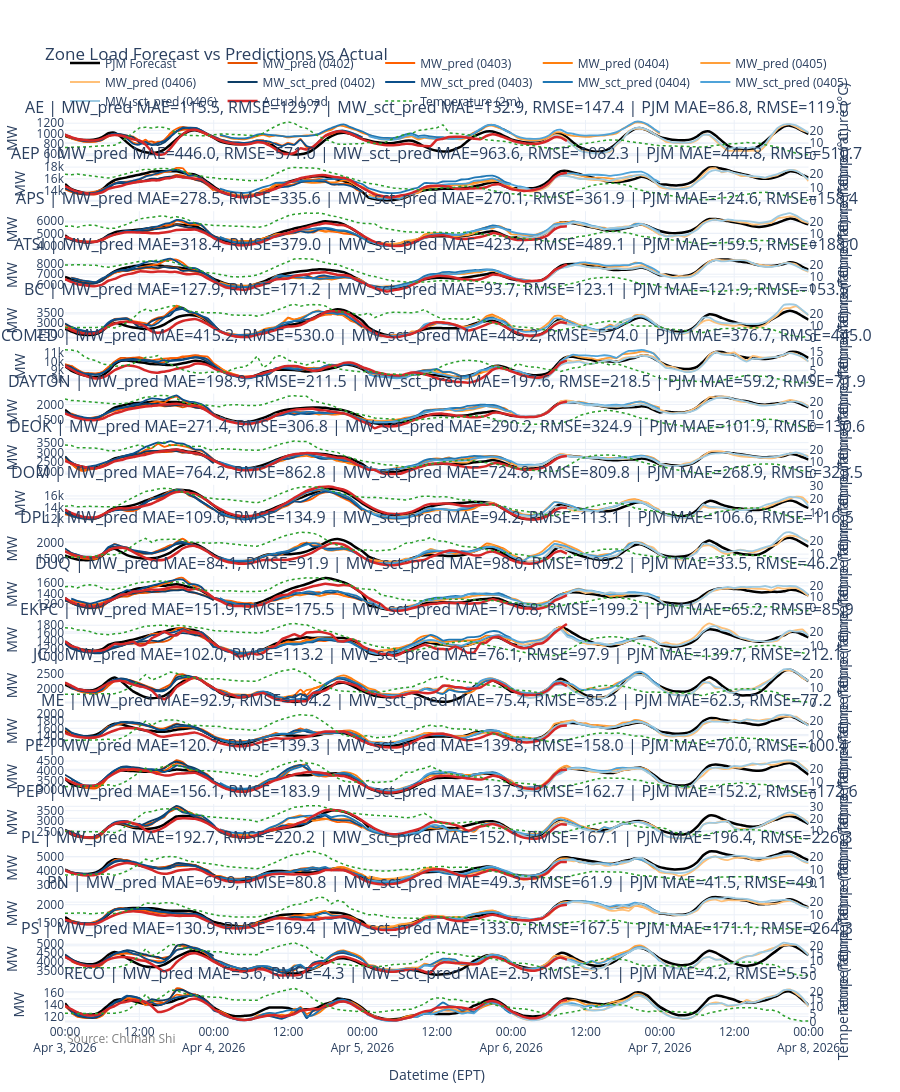

Here is the notebook cell this chart was saved with:
### Markdown cell above
### combined graph

### Code cell
from plotly.subplots import make_subplots
import plotly.graph_objects as go
import numpy as np
import pandas as pd

sm_fct = 0.5  # smoothing

today = (pd.Timestamp.today() - pd.Timedelta(days=offset)).normalize()

cut_d_1_start = today - pd.Timedelta(days=3)                           # T-3 00:00:00
cut_d_1_end = today - pd.Timedelta(days=2) - pd.Timedelta(seconds=1)  # T-3 23:59:59
cut_d0_start = today - pd.Timedelta(days=2)                           # T-2 00:00:00
cut_d0_end = today - pd.Timedelta(days=1) - pd.Timedelta(seconds=1)  # T-2 23:59:59
cut_d1_start = today - pd.Timedelta(days=1)                           # T-1 00:00:00
cut_d1_end   = today - pd.Timedelta(seconds=1)                        # T-1 23:59:59
cut_d2_start = today                                                  # T 00:00:00
cut_d2_end   = today + pd.Timedelta(days=1) - pd.Timedelta(seconds=1) # T 23:59:59
cut_d3_start = today + pd.Timedelta(days=1)                           # T+1 00:00:00
cut_d3_end   = today + pd.Timedelta(days=2) 

def calc_mae_rmse(df, pred_col, actual_col="load_mw_hourly_avg"):
    tmp = df[[pred_col, actual_col]].dropna().copy()
    if tmp.empty:
        return np.nan, np.nan
    err = tmp[pred_col] - tmp[actual_col]
    mae = np.abs(err).mean()
    rmse = np.sqrt((err ** 2).mean())
    return mae, rmse


all_areas = sorted(hourly_load_0["area"].dropna().unique())
areas_to_plot = all_areas[:20]   # force 20 x 1 layout

subplot_titles = []

# First pass: build subplot titles
for selected_area in areas_to_plot:
    actual_zone = (
        hourly_load_0[
            (hourly_load_0["area"] == selected_area) &
            (
                hourly_load_0["datetime_ending_ept"] >=
                ((pd.Timestamp.today() - pd.Timedelta(days=offset)).normalize() - pd.Timedelta(days=1))
            )
        ]
        .sort_values("datetime_ending_ept")
        .copy()
    )

    actual_d1 = actual_zone[
        (actual_zone["datetime_ending_ept"] >= cut_d1_start) &
        (actual_zone["datetime_ending_ept"] <= cut_d1_end)
    ][["datetime_ending_ept", "load_mw_hourly_avg"]].copy()

    zp2 = zone_pred_2[zone_pred_2["area"] == selected_area].copy()
    zs2 = zone_sector_2[zone_sector_2["area"] == selected_area].copy()

    forecast_part1 = zp2[
        (zp2["datetime_ending_ept"] >= cut_d1_start) &
        (zp2["datetime_ending_ept"] <= cut_d1_end)
    ][["datetime_ending_ept", "forecast_load_mw"]]

    zp2_d1 = zp2[
        (zp2["datetime_ending_ept"] >= cut_d1_start) &
        (zp2["datetime_ending_ept"] <= cut_d1_end)
    ][["datetime_ending_ept", "MW_pred"]].copy()

    zs2_d1 = zs2[
        (zs2["datetime_ending_ept"] >= cut_d1_start) &
        (zs2["datetime_ending_ept"] <= cut_d1_end)
    ][["datetime_ending_ept", "total_MW_pred"]].copy()

    pjm_d1 = forecast_part1.copy()

    eval_mw = actual_d1.merge(zp2_d1, on="datetime_ending_ept", how="left")
    eval_sct = actual_d1.merge(zs2_d1, on="datetime_ending_ept", how="left")
    eval_pjm = actual_d1.merge(pjm_d1, on="datetime_ending_ept", how="left")

    mae_mw, rmse_mw = calc_mae_rmse(eval_mw, "MW_pred")
    mae_sct, rmse_sct = calc_mae_rmse(eval_sct, "total_MW_pred")
    mae_pjm, rmse_pjm = calc_mae_rmse(eval_pjm, "forecast_load_mw")

    subtitle = (
        f"{selected_area} | "
        f"MW_pred MAE={mae_mw:.1f}, RMSE={rmse_mw:.1f} | "
        f"MW_sct_pred MAE={mae_sct:.1f}, RMSE={rmse_sct:.1f} | "
        f"PJM MAE={mae_pjm:.1f}, RMSE={rmse_pjm:.1f}"
    )
    subplot_titles.append(subtitle)

# Create 20 x 1 subplot figure
fig = make_subplots(
    rows=20,
    cols=1,
    shared_xaxes=True,
    vertical_spacing=0.01,
    subplot_titles=subplot_titles,
    specs=[[{"secondary_y": True}] for _ in range(20)]
)

# Second pass: add traces
for i, selected_area in enumerate(areas_to_plot, start=1):
    # Filter actuals
    actual_zone = (
        hourly_load_0[
            (hourly_load_0["area"] == selected_area) &
            (
                hourly_load_0["datetime_ending_ept"] >=
                ((pd.Timestamp.today() - pd.Timedelta(days=offset)).normalize() - pd.Timedelta(days=3))
            )
        ]
        .sort_values("datetime_ending_ept")
        .copy()
    )

    # Filter prediction data
    zp4 = zone_pred_4[zone_pred_4["area"] == selected_area].copy()
    zp3 = zone_pred_3[zone_pred_3["area"] == selected_area].copy()
    zp2 = zone_pred_2[zone_pred_2["area"] == selected_area].copy()
    zp1 = zone_pred_1[zone_pred_1["area"] == selected_area].copy()
    zp0 = zone_pred_0[zone_pred_0["area"] == selected_area].copy()

    zs4 = zone_sector_4[zone_sector_4["area"] == selected_area].copy()
    zs3 = zone_sector_3[zone_sector_3["area"] == selected_area].copy()
    zs2 = zone_sector_2[zone_sector_2["area"] == selected_area].copy()
    zs1 = zone_sector_1[zone_sector_1["area"] == selected_area].copy()
    zs0 = zone_sector_0[zone_sector_0["area"] == selected_area].copy()

    # Build stitched PJM forecast
    forecast_part_1 = zp4[
        (zp4["datetime_ending_ept"] >= cut_d_1_start) &
        (zp4["datetime_ending_ept"] <= cut_d_1_end)
    ][["datetime_ending_ept", "forecast_load_mw"]]

    forecast_part0 = zp3[
        (zp3["datetime_ending_ept"] >= cut_d0_start) &
        (zp3["datetime_ending_ept"] <= cut_d0_end)
    ][["datetime_ending_ept", "forecast_load_mw"]]
 
    forecast_part1 = zp2[
        (zp2["datetime_ending_ept"] >= cut_d1_start) &
        (zp2["datetime_ending_ept"] <= cut_d1_end)
    ][["datetime_ending_ept", "forecast_load_mw"]]

    forecast_part2 = zp1[
        (zp1["datetime_ending_ept"] >= cut_d2_start) &
        (zp1["datetime_ending_ept"] <= cut_d2_end)
    ][["datetime_ending_ept", "forecast_load_mw"]]

    forecast_part3 = zp0[
        zp0["datetime_ending_ept"] >= cut_d3_start
    ][["datetime_ending_ept", "forecast_load_mw"]]

    forecast_combined = pd.concat(
        [forecast_part_1, forecast_part0, forecast_part1, forecast_part2, forecast_part3],
        ignore_index=True
    ).sort_values("datetime_ending_ept")

    # trim display series
    zp4 = zp4[zp4["datetime_ending_ept"] >= cut_d_1_start].copy()
    zs4 = zs4[zs4["datetime_ending_ept"] >= cut_d_1_start].copy()

    zw = zonal_weather[zonal_weather["area"] == selected_area].copy()

    # Optional: align time window with actual_zone
    zw = zw[
        (zw["datetime_ending_ept"] >= cut_d_1_start) &
        (zw["datetime_ending_ept"] <= cut_d3_end)
    ]

    # show legend only once
    show_legend = (i == 1)

    fig.add_trace(
        go.Scatter(
            x=forecast_combined["datetime_ending_ept"],
            y=forecast_combined["forecast_load_mw"],
            mode="lines",
            name="PJM Forecast",
            line=dict(width=2.5, shape="spline", smoothing=sm_fct, color="#000000"),
            showlegend=show_legend
        ),
        row=i, col=1
    )

    fig.add_trace(
        go.Scatter(
            x=zp4["datetime_ending_ept"],
            y=zp4["MW_pred"],
            mode="lines",
            name=f"MW_pred ({fmt_mmdd(d4)})",
            line=dict(width=1.8, shape="spline", smoothing=sm_fct, color="#e65100"),
            showlegend=show_legend
        ),
        row=i, col=1
    )

    fig.add_trace(
        go.Scatter(
            x=zp3["datetime_ending_ept"],
            y=zp3["MW_pred"],
            mode="lines",
            name=f"MW_pred ({fmt_mmdd(d3)})",
            line=dict(width=1.8, shape="spline", smoothing=sm_fct, color="#ff5f00"),
            showlegend=show_legend
        ),
        row=i, col=1
    )

    fig.add_trace(
        go.Scatter(
            x=zp2["datetime_ending_ept"],
            y=zp2["MW_pred"],
            mode="lines",
            name=f"MW_pred ({fmt_mmdd(d2)})",
            line=dict(width=1.8, shape="spline", smoothing=sm_fct, color="#ff7f0e"),
            showlegend=show_legend
        ),
        row=i, col=1
    )

    fig.add_trace(
        go.Scatter(
            x=zp1["datetime_ending_ept"],
            y=zp1["MW_pred"],
            mode="lines",
            name=f"MW_pred ({fmt_mmdd(d1)})",
            line=dict(width=1.8, shape="spline", smoothing=sm_fct, color="#ff9f3a"),
            showlegend=show_legend
        ),
        row=i, col=1
    )

    fig.add_trace(
        go.Scatter(
            x=zp0["datetime_ending_ept"],
            y=zp0["MW_pred"],
            mode="lines",
            name=f"MW_pred ({fmt_mmdd(d0)})",
            line=dict(width=1.8, shape="spline", smoothing=sm_fct, color="#ffc078"),
            showlegend=show_legend
        ),
        row=i, col=1
    )

    fig.add_trace(
        go.Scatter(
            x=zs4["datetime_ending_ept"],
            y=zs4["total_MW_pred"],
            mode="lines",
            name=f"MW_sct_pred ({fmt_mmdd(d4)})",
            line=dict(width=1.8, shape="spline", smoothing=sm_fct, color="#0d3d66"),
            showlegend=show_legend
        ),
        row=i, col=1
    )

    fig.add_trace(
        go.Scatter(
            x=zs3["datetime_ending_ept"],
            y=zs3["total_MW_pred"],
            mode="lines",
            name=f"MW_sct_pred ({fmt_mmdd(d3)})",
            line=dict(width=1.8, shape="spline", smoothing=sm_fct, color="#0b4f8a"),
            showlegend=show_legend
        ),
        row=i, col=1
    )

    fig.add_trace(
        go.Scatter(
            x=zs2["datetime_ending_ept"],
            y=zs2["total_MW_pred"],
            mode="lines",
            name=f"MW_sct_pred ({fmt_mmdd(d2)})",
            line=dict(width=1.8, shape="spline", smoothing=sm_fct, color="#1f77b4"),
            showlegend=show_legend
        ),
        row=i, col=1
    )

    fig.add_trace(
        go.Scatter(
            x=zs1["datetime_ending_ept"],
            y=zs1["total_MW_pred"],
            mode="lines",
            name=f"MW_sct_pred ({fmt_mmdd(d1)})",
            line=dict(width=1.8, shape="spline", smoothing=sm_fct, color="#4fa3d9"),
            showlegend=show_legend
        ),
        row=i, col=1
    )

    fig.add_trace(
        go.Scatter(
            x=zs0["datetime_ending_ept"],
            y=zs0["total_MW_pred"],
            mode="lines",
            name=f"MW_sct_pred ({fmt_mmdd(d0)})",
            line=dict(width=1.8, shape="spline", smoothing=sm_fct, color="#9ecae1"),
            showlegend=show_legend
        ),
        row=i, col=1
    )

    fig.add_trace(
        go.Scatter(
            x=actual_zone["datetime_ending_ept"],
            y=actual_zone["load_mw_hourly_avg"],
            mode="lines",
            name="Actual Load",
            line=dict(width=2.5, shape="spline", smoothing=sm_fct, color="#d62728"),
            showlegend=show_legend
        ),
        row=i, col=1
    )

    fig.add_trace(
    go.Scatter(
        x=zw["datetime_ending_ept"],
        y=zw["temperature_2m"],
        mode="lines",
        name="Temperature (2m)",
        line=dict(width=1.5, dash="dot", color="#2ca02c"),
        showlegend=show_legend
    ),
    row=i, col=1,
    secondary_y=True   # <-- key
    )
    
    fig.update_xaxes(showticklabels=True)
    fig.update_yaxes(title_text="MW", row=i, col=1)
    fig.update_yaxes(title_text="Temperature (°C)", row=i, col=1, secondary_y=True)

# Layout
fig.update_layout(
    title="Zone Load Forecast vs Predictions vs Actual",
    template="plotly_white",
    height=20 * 280,   # adjust as needed
    legend=dict(
        orientation="h",
        yanchor="bottom",
        y=1.005,
        xanchor="left",
        x=0
    ),
    margin=dict(t=120, l=60, r=30, b=40)
)

fig.add_annotation(
    text="Source: Chuhan Shi",
    xref="paper",
    yref="paper",
    x=0,
    y=-0.005,
    showarrow=False,
    xanchor="left",
    yanchor="top",
    font=dict(size=12, color="gray")
)

fig.update_xaxes(title_text="Datetime (EPT)", row=20, col=1)

fig.show()
